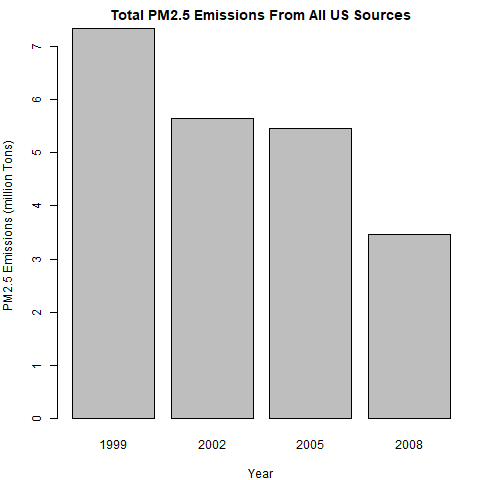

Write the R code that produced this figure.
## Question 1

te <- aggregate(Emissions ~ year, NEIdata, sum)

barplot(
  (te$Emissions)/10^6, names.arg=te$year, xlab="Year", 
   ylab="PM2.5 Emissions (million Tons)", main="Total PM2.5 Emissions From All US Sources"
)

#dev.copy(png,"plot1.png")
#dev.off()
